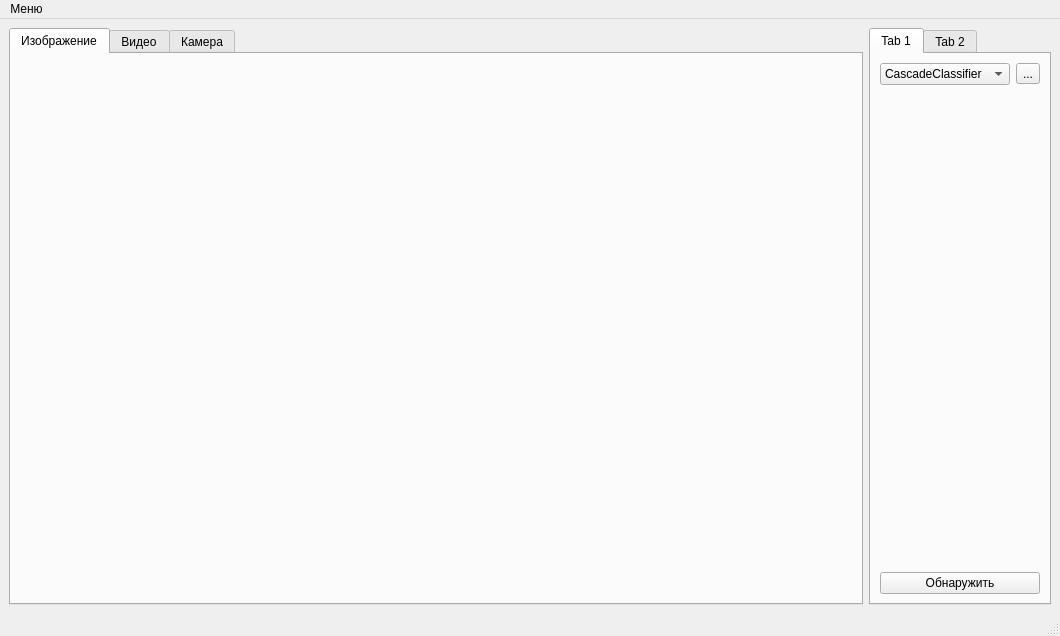
<?xml version="1.0" encoding="UTF-8"?>
<ui version="4.0">
 <class>MainWindow</class>
 <widget class="QMainWindow" name="MainWindow">
  <property name="geometry">
   <rect>
    <x>0</x>
    <y>0</y>
    <width>1060</width>
    <height>636</height>
   </rect>
  </property>
  <property name="windowTitle">
   <string>fase search</string>
  </property>
  <widget class="QWidget" name="centralwidget">
   <layout class="QGridLayout" name="gridLayout" columnstretch="15,0">
    <item row="0" column="1">
     <widget class="QTabWidget" name="tabWidget_2">
      <property name="maximumSize">
       <size>
        <width>16777215</width>
        <height>16777215</height>
       </size>
      </property>
      <widget class="QWidget" name="tab_3">
       <attribute name="title">
        <string>Tab 1</string>
       </attribute>
       <layout class="QVBoxLayout" name="verticalLayout">
        <item>
         <layout class="QHBoxLayout" name="horizontalLayout_4">
          <item>
           <widget class="QComboBox" name="detectionType">
            <item>
             <property name="text">
              <string>CascadeClassifier</string>
             </property>
            </item>
            <item>
             <property name="text">
              <string>FaceDetectorYN</string>
             </property>
            </item>
            <item>
             <property name="text">
              <string>Yolox</string>
             </property>
            </item>
            <item>
             <property name="text">
              <string>CRNN</string>
             </property>
            </item>
           </widget>
          </item>
          <item>
           <widget class="QToolButton" name="toolButton">
            <property name="text">
             <string>...</string>
            </property>
           </widget>
          </item>
         </layout>
        </item>
        <item>
         <spacer name="verticalSpacer">
          <property name="orientation">
           <enum>Qt::Vertical</enum>
          </property>
          <property name="sizeHint" stdset="0">
           <size>
            <width>20</width>
            <height>40</height>
           </size>
          </property>
         </spacer>
        </item>
        <item>
         <widget class="QPushButton" name="detect">
          <property name="text">
           <string>Обнаружить</string>
          </property>
         </widget>
        </item>
       </layout>
      </widget>
      <widget class="QWidget" name="tab_4">
       <attribute name="title">
        <string>Tab 2</string>
       </attribute>
      </widget>
     </widget>
    </item>
    <item row="0" column="0">
     <widget class="QTabWidget" name="tabWidget">
      <property name="currentIndex">
       <number>0</number>
      </property>
      <widget class="QWidget" name="Tab_1">
       <attribute name="title">
        <string>Изображение</string>
       </attribute>
       <layout class="QVBoxLayout" name="verticalLayout_2">
        <property name="spacing">
         <number>0</number>
        </property>
        <property name="leftMargin">
         <number>0</number>
        </property>
        <property name="topMargin">
         <number>0</number>
        </property>
        <property name="rightMargin">
         <number>0</number>
        </property>
        <property name="bottomMargin">
         <number>0</number>
        </property>
        <item>
         <widget class="Tab_Widget_Pic" name="tab_pic" native="true"/>
        </item>
       </layout>
      </widget>
      <widget class="QWidget" name="tab_2">
       <attribute name="title">
        <string>Видео</string>
       </attribute>
       <layout class="QVBoxLayout" name="verticalLayout_3">
        <item>
         <widget class="QGraphicsView" name="graphicsView_video"/>
        </item>
        <item>
         <widget class="QSlider" name="horizontalSlider">
          <property name="orientation">
           <enum>Qt::Horizontal</enum>
          </property>
         </widget>
        </item>
        <item>
         <widget class="QWidget" name="widget_3" native="true">
          <property name="sizePolicy">
           <sizepolicy hsizetype="Preferred" vsizetype="Preferred">
            <horstretch>0</horstretch>
            <verstretch>0</verstretch>
           </sizepolicy>
          </property>
          <property name="minimumSize">
           <size>
            <width>0</width>
            <height>60</height>
           </size>
          </property>
          <property name="maximumSize">
           <size>
            <width>16777215</width>
            <height>60</height>
           </size>
          </property>
          <layout class="QHBoxLayout" name="horizontalLayout_2">
           <property name="spacing">
            <number>6</number>
           </property>
           <item>
            <widget class="QPushButton" name="vid_open">
             <property name="minimumSize">
              <size>
               <width>40</width>
               <height>40</height>
              </size>
             </property>
             <property name="maximumSize">
              <size>
               <width>40</width>
               <height>40</height>
              </size>
             </property>
             <property name="text">
              <string/>
             </property>
             <property name="icon">
              <iconset resource="img.qrc">
               <normaloff>:/img/open.png</normaloff>:/img/open.png</iconset>
             </property>
             <property name="iconSize">
              <size>
               <width>28</width>
               <height>28</height>
              </size>
             </property>
            </widget>
           </item>
           <item>
            <spacer name="horizontalSpacer_3">
             <property name="orientation">
              <enum>Qt::Horizontal</enum>
             </property>
             <property name="sizeHint" stdset="0">
              <size>
               <width>40</width>
               <height>20</height>
              </size>
             </property>
            </spacer>
           </item>
           <item>
            <widget class="QPushButton" name="pushButton_23">
             <property name="maximumSize">
              <size>
               <width>40</width>
               <height>40</height>
              </size>
             </property>
             <property name="text">
              <string>play/pause</string>
             </property>
            </widget>
           </item>
           <item>
            <widget class="QPushButton" name="pushButton_22">
             <property name="maximumSize">
              <size>
               <width>40</width>
               <height>40</height>
              </size>
             </property>
             <property name="text">
              <string>screen</string>
             </property>
            </widget>
           </item>
           <item>
            <spacer name="horizontalSpacer_4">
             <property name="orientation">
              <enum>Qt::Horizontal</enum>
             </property>
             <property name="sizeHint" stdset="0">
              <size>
               <width>40</width>
               <height>20</height>
              </size>
             </property>
            </spacer>
           </item>
           <item>
            <widget class="QPushButton" name="pushButton_10">
             <property name="maximumSize">
              <size>
               <width>40</width>
               <height>40</height>
              </size>
             </property>
             <property name="text">
              <string>rotate</string>
             </property>
            </widget>
           </item>
           <item>
            <widget class="QDoubleSpinBox" name="angle_2">
             <property name="sizePolicy">
              <sizepolicy hsizetype="Minimum" vsizetype="Minimum">
               <horstretch>0</horstretch>
               <verstretch>0</verstretch>
              </sizepolicy>
             </property>
             <property name="alignment">
              <set>Qt::AlignCenter</set>
             </property>
             <property name="suffix">
              <string>°</string>
             </property>
             <property name="decimals">
              <number>2</number>
             </property>
             <property name="minimum">
              <double>-360.000000000000000</double>
             </property>
             <property name="maximum">
              <double>360.000000000000000</double>
             </property>
            </widget>
           </item>
           <item>
            <widget class="QPushButton" name="pushButton_11">
             <property name="sizePolicy">
              <sizepolicy hsizetype="Minimum" vsizetype="Fixed">
               <horstretch>0</horstretch>
               <verstretch>0</verstretch>
              </sizepolicy>
             </property>
             <property name="maximumSize">
              <size>
               <width>40</width>
               <height>40</height>
              </size>
             </property>
             <property name="text">
              <string>rotate</string>
             </property>
            </widget>
           </item>
           <item>
            <widget class="QPushButton" name="pushButton_12">
             <property name="maximumSize">
              <size>
               <width>40</width>
               <height>40</height>
              </size>
             </property>
             <property name="text">
              <string>Mirror</string>
             </property>
            </widget>
           </item>
           <item>
            <widget class="QPushButton" name="pushButton_13">
             <property name="sizePolicy">
              <sizepolicy hsizetype="Minimum" vsizetype="Fixed">
               <horstretch>0</horstretch>
               <verstretch>0</verstretch>
              </sizepolicy>
             </property>
             <property name="maximumSize">
              <size>
               <width>40</width>
               <height>40</height>
              </size>
             </property>
             <property name="sizeIncrement">
              <size>
               <width>0</width>
               <height>0</height>
              </size>
             </property>
             <property name="text">
              <string>-</string>
             </property>
            </widget>
           </item>
           <item>
            <widget class="QPushButton" name="pushButton_14">
             <property name="maximumSize">
              <size>
               <width>40</width>
               <height>40</height>
              </size>
             </property>
             <property name="text">
              <string>+</string>
             </property>
            </widget>
           </item>
          </layout>
         </widget>
        </item>
       </layout>
      </widget>
      <widget class="QWidget" name="tab">
       <attribute name="title">
        <string>Камера</string>
       </attribute>
       <layout class="QVBoxLayout" name="verticalLayout_4">
        <item>
         <widget class="QGraphicsView" name="graphicsView_camera"/>
        </item>
        <item>
         <widget class="QWidget" name="widget_4" native="true">
          <property name="sizePolicy">
           <sizepolicy hsizetype="Preferred" vsizetype="Preferred">
            <horstretch>0</horstretch>
            <verstretch>0</verstretch>
           </sizepolicy>
          </property>
          <property name="minimumSize">
           <size>
            <width>0</width>
            <height>60</height>
           </size>
          </property>
          <property name="maximumSize">
           <size>
            <width>16777215</width>
            <height>60</height>
           </size>
          </property>
          <layout class="QHBoxLayout" name="horizontalLayout_3">
           <property name="spacing">
            <number>6</number>
           </property>
           <item>
            <widget class="QPushButton" name="cam_open">
             <property name="minimumSize">
              <size>
               <width>40</width>
               <height>40</height>
              </size>
             </property>
             <property name="maximumSize">
              <size>
               <width>40</width>
               <height>40</height>
              </size>
             </property>
             <property name="text">
              <string/>
             </property>
             <property name="icon">
              <iconset resource="img.qrc">
               <normaloff>:/img/open.png</normaloff>:/img/open.png</iconset>
             </property>
             <property name="iconSize">
              <size>
               <width>28</width>
               <height>28</height>
              </size>
             </property>
            </widget>
           </item>
           <item>
            <spacer name="horizontalSpacer_5">
             <property name="orientation">
              <enum>Qt::Horizontal</enum>
             </property>
             <property name="sizeHint" stdset="0">
              <size>
               <width>40</width>
               <height>20</height>
              </size>
             </property>
            </spacer>
           </item>
           <item>
            <widget class="QPushButton" name="pushButton_24">
             <property name="maximumSize">
              <size>
               <width>40</width>
               <height>40</height>
              </size>
             </property>
             <property name="text">
              <string>screen</string>
             </property>
            </widget>
           </item>
           <item>
            <spacer name="horizontalSpacer_6">
             <property name="orientation">
              <enum>Qt::Horizontal</enum>
             </property>
             <property name="sizeHint" stdset="0">
              <size>
               <width>40</width>
               <height>20</height>
              </size>
             </property>
            </spacer>
           </item>
           <item>
            <widget class="QPushButton" name="pushButton_17">
             <property name="maximumSize">
              <size>
               <width>40</width>
               <height>40</height>
              </size>
             </property>
             <property name="text">
              <string>rotate</string>
             </property>
            </widget>
           </item>
           <item>
            <widget class="QDoubleSpinBox" name="angle_3">
             <property name="sizePolicy">
              <sizepolicy hsizetype="Minimum" vsizetype="Minimum">
               <horstretch>0</horstretch>
               <verstretch>0</verstretch>
              </sizepolicy>
             </property>
             <property name="alignment">
              <set>Qt::AlignCenter</set>
             </property>
             <property name="suffix">
              <string>°</string>
             </property>
             <property name="decimals">
              <number>2</number>
             </property>
             <property name="minimum">
              <double>-360.000000000000000</double>
             </property>
             <property name="maximum">
              <double>360.000000000000000</double>
             </property>
            </widget>
           </item>
           <item>
            <widget class="QPushButton" name="pushButton_18">
             <property name="sizePolicy">
              <sizepolicy hsizetype="Minimum" vsizetype="Fixed">
               <horstretch>0</horstretch>
               <verstretch>0</verstretch>
              </sizepolicy>
             </property>
             <property name="maximumSize">
              <size>
               <width>40</width>
               <height>40</height>
              </size>
             </property>
             <property name="text">
              <string>rotate</string>
             </property>
            </widget>
           </item>
           <item>
            <widget class="QPushButton" name="pushButton_19">
             <property name="maximumSize">
              <size>
               <width>40</width>
               <height>40</height>
              </size>
             </property>
             <property name="text">
              <string>Mirror</string>
             </property>
            </widget>
           </item>
           <item>
            <widget class="QPushButton" name="pushButton_20">
             <property name="sizePolicy">
              <sizepolicy hsizetype="Minimum" vsizetype="Fixed">
               <horstretch>0</horstretch>
               <verstretch>0</verstretch>
              </sizepolicy>
             </property>
             <property name="maximumSize">
              <size>
               <width>40</width>
               <height>40</height>
              </size>
             </property>
             <property name="sizeIncrement">
              <size>
               <width>0</width>
               <height>0</height>
              </size>
             </property>
             <property name="text">
              <string>-</string>
             </property>
            </widget>
           </item>
           <item>
            <widget class="QPushButton" name="pushButton_21">
             <property name="maximumSize">
              <size>
               <width>40</width>
               <height>40</height>
              </size>
             </property>
             <property name="text">
              <string>+</string>
             </property>
            </widget>
           </item>
          </layout>
         </widget>
        </item>
       </layout>
      </widget>
     </widget>
    </item>
   </layout>
  </widget>
  <widget class="QMenuBar" name="menubar">
   <property name="geometry">
    <rect>
     <x>0</x>
     <y>0</y>
     <width>1060</width>
     <height>22</height>
    </rect>
   </property>
   <widget class="QMenu" name="menu">
    <property name="title">
     <string>Меню</string>
    </property>
    <addaction name="action"/>
   </widget>
   <addaction name="menu"/>
  </widget>
  <widget class="QStatusBar" name="statusbar"/>
  <action name="action">
   <property name="icon">
    <iconset resource="img.qrc">
     <normaloff>:/img/exit.png</normaloff>:/img/exit.png</iconset>
   </property>
   <property name="text">
    <string>Выход</string>
   </property>
   <property name="shortcut">
    <string>Ctrl+Q</string>
   </property>
  </action>
 </widget>
 <customwidgets>
  <customwidget>
   <class>Tab_Widget_Pic</class>
   <extends>QWidget</extends>
   <header>../../../../tab_widget_pic.h</header>
   <container>1</container>
  </customwidget>
 </customwidgets>
 <resources>
  <include location="img.qrc"/>
 </resources>
 <connections/>
</ui>
